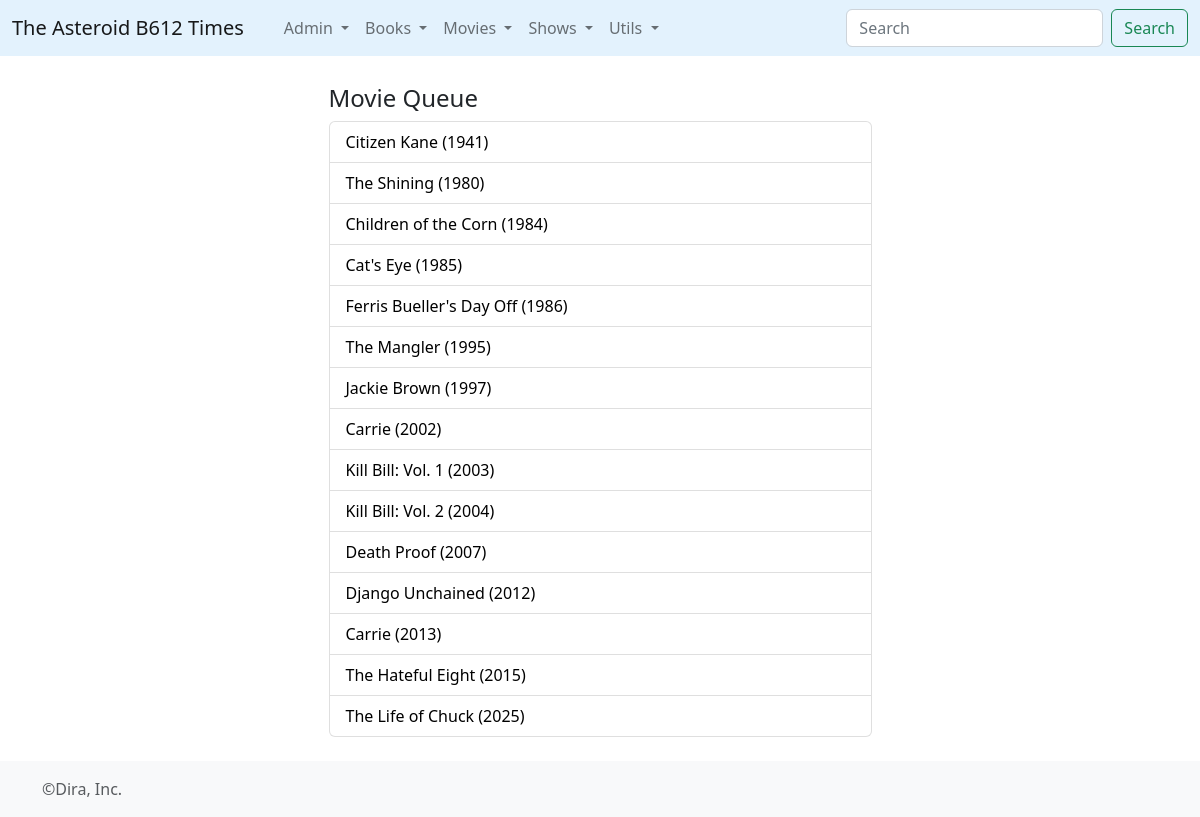
The app's page /mqueue/ with its own data.
### times/models.py (models this page shows, shortened)
class Movie(models.Model):
	title = models.CharField(max_length=512)
	info = models.TextField()
	premiere = models.IntegerField()
	runtime = models.IntegerField()
	@property
	def titulo(self):
		return self.title+' ('+ str(self.premiere) +')'

### times/views.py (the view)
# urls.py: path('mqueue/', views.mqueue, name='mqueue'),
def mqueue(request):
	twmovies = Movie.objects.filter(moviewatch__film__isnull=True).order_by('premiere')
	return render(request,'mqueue.html',{'twmovies':twmovies})

### times/templates/mqueue.html (shortened to what this page needs)
{% extends 'base_forms.html' %}
{% block contenido %}
<article>
	<h4>Movie Queue</h4>
	   <ul class="list-group">
        {% for l in twmovies %}
          <li class="list-group-item d-flex justify-content-between align-items-center">
          <a href="{% url 'movie' l.id %}" style="color:black; text-decoration: none;"> {{l.titulo}}</a>
          </li>
        {% endfor %}
      </ul>
</article>
<br>
{% endblock%}

### records on screen
Movie: titulo "Citizen Kane (1941)"
Movie: titulo "The Shining (1980)"
Movie: titulo "Children of the Corn (1984)"
Movie: titulo "Cat's Eye (1985)"
Movie: titulo "Ferris Bueller's Day Off (1986)"
Movie: titulo "The Mangler (1995)"
Movie: titulo "Jackie Brown (1997)"
Movie: titulo "Carrie (2002)"
Movie: titulo "Kill Bill: Vol. 1 (2003)"
Movie: titulo "Kill Bill: Vol. 2 (2004)"
Movie: titulo "Death Proof (2007)"
Movie: titulo "Django Unchained (2012)"
Movie: titulo "Carrie (2013)"
Movie: titulo "The Hateful Eight (2015)"
Movie: titulo "The Life of Chuck (2025)"
